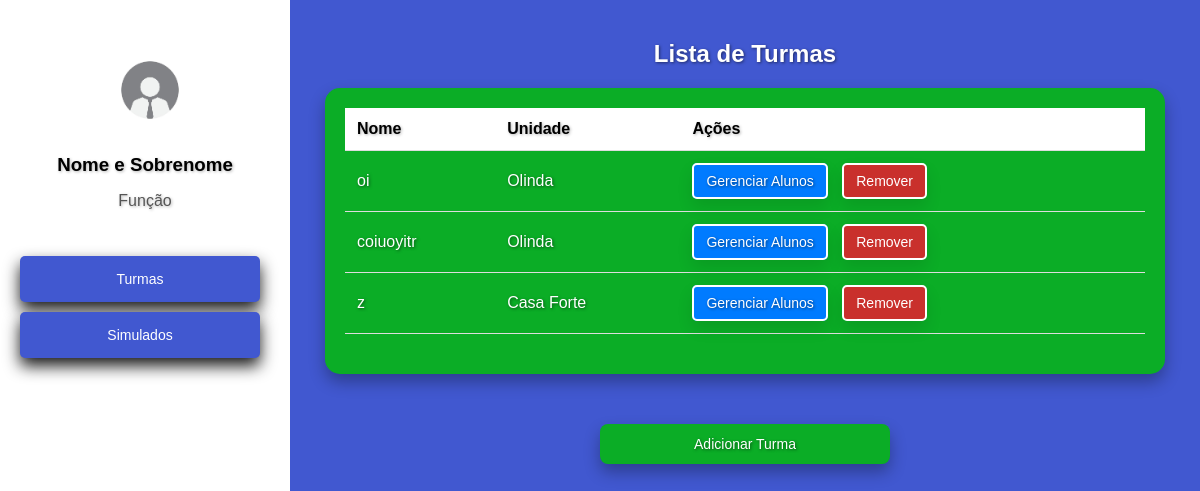
The app's page /cadastros/turmas/ (signed in), older data.
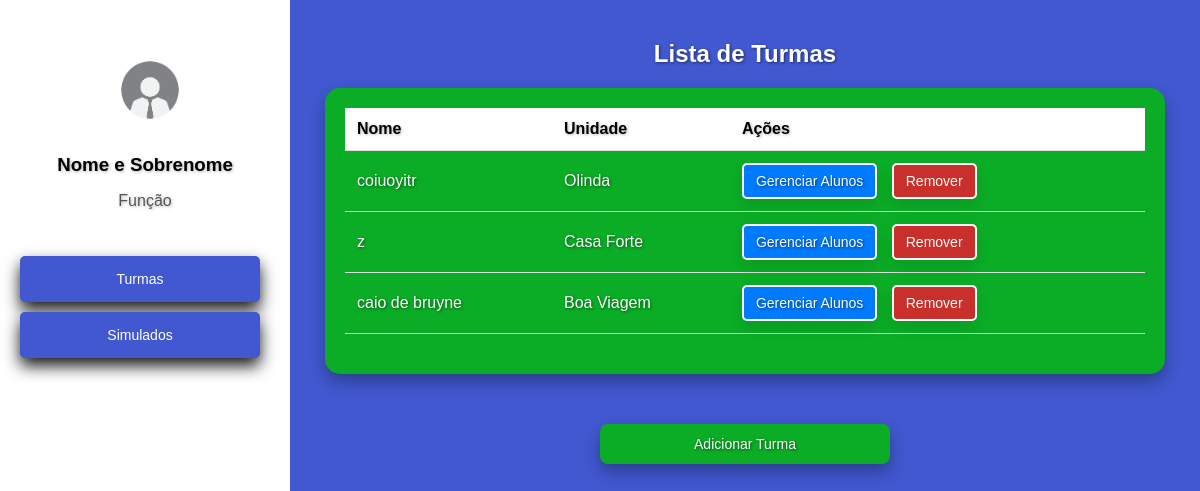
The same page, newer data.
### cadastros/models.py (models this page shows, shortened)
class Turma(models.Model):
    nome = models.CharField(max_length=100)
    unidade = models.ForeignKey(Unidade, on_delete=models.CASCADE, related_name='turmas')

class Unidade(models.Model):
    nome = models.CharField(max_length=100, unique=True)
    def __str__(self):
        return self.nome

### cadastros/views.py (the view, shortened to what this page needs)
# urls.py: path('turmas/', TurmaView.as_view(), name='turmas'),
class TurmaView(LoginRequiredMixin, View):
    login_url = '/login/'  # Redireciona para login se não autenticado
    template_name_list = 'turmas.html'
    template_name_add = 'adicionar_turma.html'
    template_name_edit = 'editar_turma.html'
    def get(self, request, turma_id=None):
        if turma_id:  # Página de editar turma
            turma = get_object_or_404(Turma, id=turma_id)
            unidades = Unidade.objects.all()  # Obtendo todas as unidades
            return render(request, self.template_name_edit, {'turma': turma, 'unidades': unidades})
        elif request.path.endswith('adicionar/'):  # Página de adicionar turma
            unidades = Unidade.objects.all()  # Obtendo todas as unidades
            return render(request, self.template_name_add, {'unidades': unidades})
        else:  # Página de listagem de turmas
            turmas = Turma.objects.all()
            return render(request, self.template_name_list, {'turmas': turmas})

### cadastros/templates/turmas.html (shortened to what this page needs)
<!DOCTYPE html>
<html lang="pt-br">
<head>
</head>
<body>
    <div class="sidebar">
        <div class="profile">
            <img src="/static/imgfunc.jpg" alt="funcionario" width="100" height="100" style="margin-top: 20px; margin-left: 10px;">
            <h3>Nome e Sobrenome</h3>
            <p>Função</p>
        </div>
        <nav>
            <a href="#" id="menu-botoes">Turmas</a>
            <a href="{% url 'listar_simulados' %}" id="menu-botoes">Simulados</a>
        </nav>
    </div>
    <div class="container">
        <h2>Lista de Turmas</h2>
        <div class="table-container">
            <table>
                <thead>
                    <tr>
                        <th>Nome</th>
                        <th>Unidade</th>
                        <th>Ações</th>
                    </tr>
                </thead>
                <tbody>
                    {% for turma in turmas %}
                    <tr id="turma-{{ turma.id }}">
                        <td>{{ turma.nome }}</td>
                        <td>{{ turma.unidade }}</td>
                        <td>
                            <a href="{% url 'listar_alunos' turma.id %}" class="gerenciamento-botao">Gerenciar Alunos</a>
                            <button class="remover-turma gerenciamento-botao2" data-id="{{ turma.id }}">Remover</button>
                        </td>
                    </tr>
                    {% endfor %}
                </tbody>
            </table>
        </div>
        <a href="{% url 'adicionar_turma' %}" class="add-turma" style="text-shadow: 0.0625rem 0.0625rem 0.1875rem rgba(0, 0, 0, 0.5);">Adicionar Turma</a>
    </div>
</body>
</html>

Row changes from the older to the newer data that the page shows:
removed Turma: nome "oi", unidade "Olinda"
added Turma: nome "caio de bruyne", unidade "Boa Viagem"
